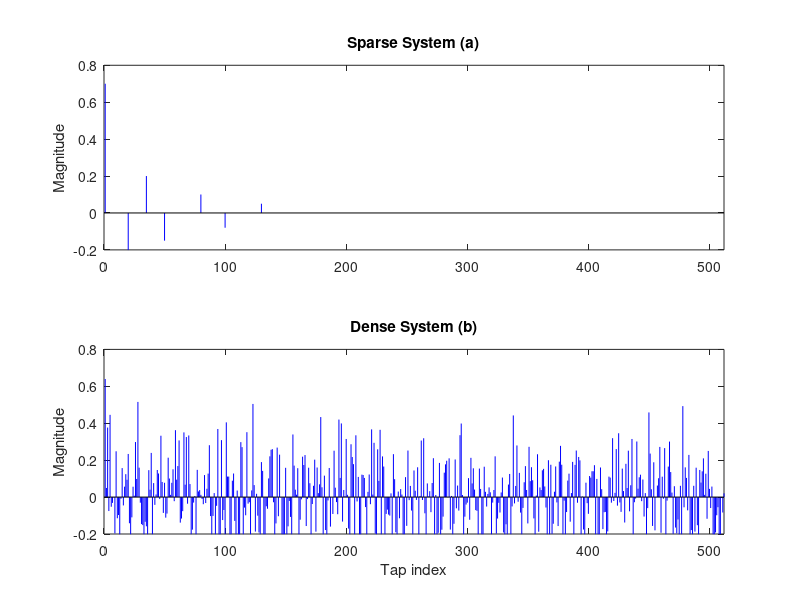

The MATLAB script that drew this image: (Note: this script raises an error after producing the figure.)
clear; clc; close all;

M = 512;  

w_a = zeros(M,1);
tap_locs = [1, 20, 35, 50, 80, 100, 130];  
w_a(tap_locs) = [0.7, -0.3, 0.2, -0.15, 0.1, -0.08, 0.05];


w_b = 0.2 * randn(M,1);
w_b(1:10) = w_b(1:10) + linspace(0.4, 0, 10)';  % 注意转置


figure('Position',[200 200 420 520]);

subplot(2,1,1);
stem(1:M, w_a, 'b','Marker','none');
ylabel('Magnitude');
title('Sparse System (a)');
xlim([0 M]);
ylim([-0.2 0.8]);

subplot(2,1,2);
stem(1:M, w_b, 'b','Marker','none');
xlabel('Tap index'); ylabel('Magnitude');
title('Dense System (b)');
xlim([0 M]);
ylim([-0.2 0.8]);


sgtitle('Impulse Responses of Echo');

